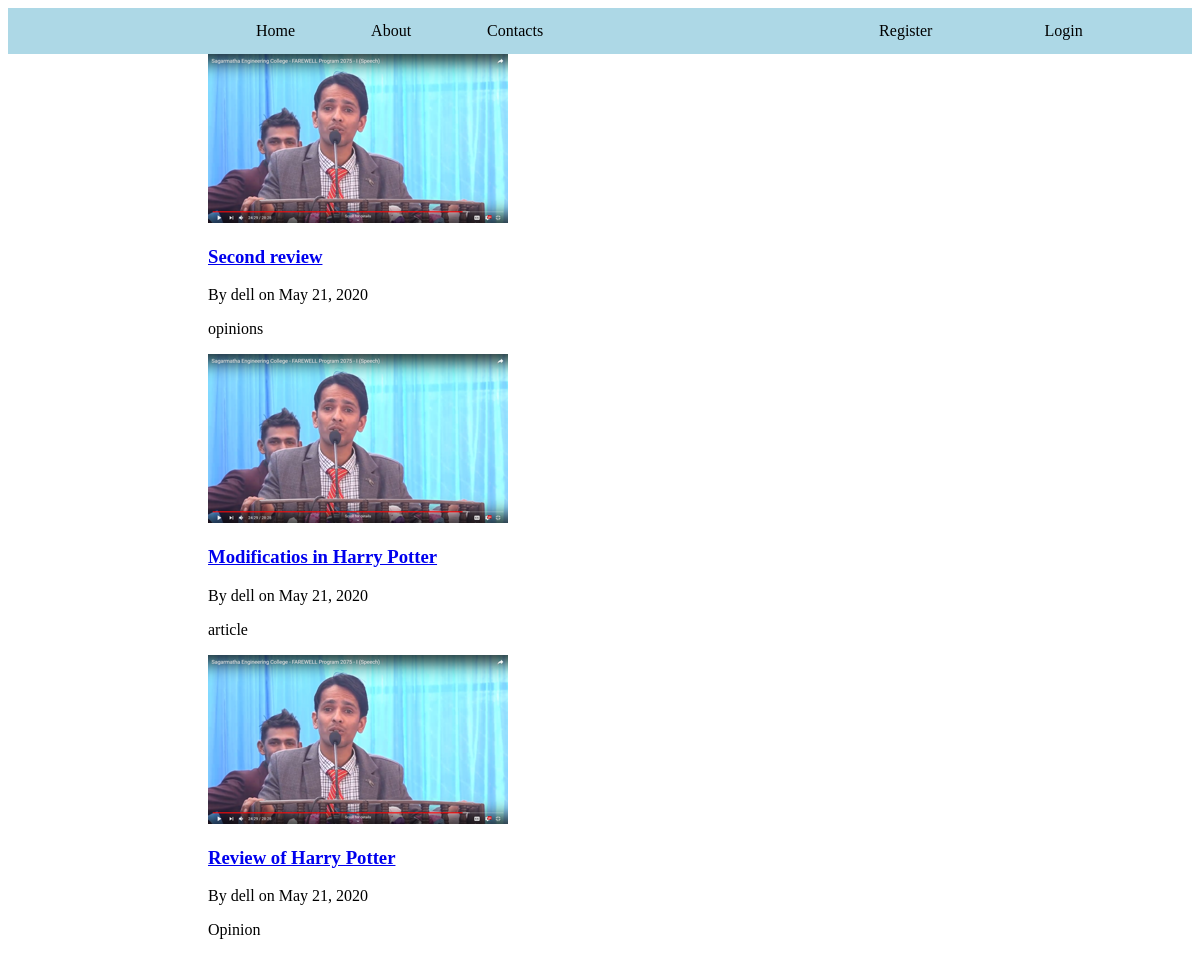
The page /myapp/ on the database its author committed.
### myapp/models.py (models this page shows, shortened)
class Post(models.Model):
	book_name = models.CharField(max_length=100)
	content = models.TextField()
	date = models.DateTimeField(default=timezone.now)
	writer = models.ForeignKey(User,on_delete=models.CASCADE)

### users/models.py (models this page shows, shortened)
class Profile(models.Model):
	user = models.OneToOneField(User, on_delete = models.CASCADE)
	image = models.ImageField(default = 'default.jpg', upload_to = 'profile_pics')

### myapp/views.py (the view)
# urls.py: path('',  PostListView.as_view() , name='myapp-home' ),
class PostListView(ListView):
	model = Post
	template_name = 'myapp/home.html'
	context_object_name = 'posts'
	ordering = ['-date']

### myapp/templates/myapp/home.html
{% extends "myapp/base.html" %}
{% block content%}
	{% for post in posts %}
		<img class = " rounded-circle" src="{{ post.writer.profile.image.url }}">
		<h3><a href="{% url 'post-detail' post.id %}">{{ post.book_name }}</a></h3>
		<p>By {{ post.writer }} on {{ post.date|date:"F d, Y" }}</p>
		<p>{{ post.content }}</p>
	{% endfor %}
{% endblock %}

### myapp/templates/myapp/base.html (shortened to what this page needs)
{% load static %}
<!DOCTYPE html>
<html>
<head>
	<link rel="stylesheet" type="text/css" href="{% static 'myapp/navigation.css' %}">
</head>
<body>
	<div class="navigation_bar">
		<ul>
			<li> <a href="{% url 'myapp-home' %}">Home </a> </li>
			<li>&nbsp;&nbsp;&nbsp;&nbsp;&nbsp;&nbsp;&nbsp;&nbsp;&nbsp;&nbsp;&nbsp;<a href="{% url 'myapp-about' %}"> About </a></li>
			<li>&nbsp;&nbsp;&nbsp;&nbsp;&nbsp;&nbsp;&nbsp;&nbsp;&nbsp;&nbsp;&nbsp;<a href="#"> Contacts </a></li>
			{% if user.is_authenticated %}
				<li>&nbsp;&nbsp;&nbsp;&nbsp;&nbsp;&nbsp;&nbsp;&nbsp;&nbsp;&nbsp;&nbsp;&nbsp;&nbsp;&nbsp;&nbsp;&nbsp;&nbsp;&nbsp;&nbsp;&nbsp;&nbsp;&nbsp;&nbsp;&nbsp;&nbsp;&nbsp;&nbsp;&nbsp;&nbsp;&nbsp;&nbsp;&nbsp;&nbsp;&nbsp;&nbsp;&nbsp;&nbsp;&nbsp;&nbsp;&nbsp;&nbsp;&nbsp;&nbsp;&nbsp;&nbsp;&nbsp;&nbsp;&nbsp;&nbsp;&nbsp;&nbsp;&nbsp;&nbsp;&nbsp;&nbsp;&nbsp;&nbsp;&nbsp;&nbsp;&nbsp;&nbsp;&nbsp;&nbsp;&nbsp;&nbsp;&nbsp;&nbsp;&nbsp;&nbsp;&nbsp;&nbsp;&nbsp;&nbsp;&nbsp;&nbsp;&nbsp;<a href="{% url 'profile' %}"> Profile </a></li>
				<li>&nbsp;&nbsp;&nbsp;&nbsp;&nbsp;&nbsp;&nbsp;&nbsp;&nbsp;&nbsp;&nbsp;&nbsp;&nbsp;&nbsp;&nbsp;&nbsp;&nbsp;&nbsp;&nbsp; <a href="{% url 'logout' %}"> Logout </a> </li>
			{% else %}
				<li><a href="{% url 'register' %}"> Register </a></li>
				<li>&nbsp;&nbsp;&nbsp;&nbsp;&nbsp;&nbsp;&nbsp;&nbsp;&nbsp;&nbsp;&nbsp;&nbsp;&nbsp;&nbsp;&nbsp;&nbsp;&nbsp;&nbsp;&nbsp; <a href="{% url 'login' %}"> Login </a> </li>
			{% endif %}
		</ul>
	</div>
	<div class="container">
		{% block content %} {% endblock %}
	</div>
</body>
</html>

### myapp/static/myapp/navigation.css (style rules this page uses)
.navigation_bar ul { list-style-type: none; background-color: lightblue; margin:0; padding:0; overflow:hidden; background-color: lightblue; }
.navigation_bar ul li { float:left; }
.navigation_bar ul li a { display: inline-block; color:black; text-align: center; padding:14px 16px; text-decoration:none; }
.container { margin-left: 200px; }

### rows shown on the page
Post: writer.profile.image (picture), book_name "Second review", writer "dell", date "May 21, 2020", content "opinions"
Post: writer.profile.image (picture), book_name "Modificatios in Harry Potter", writer "dell", date "May 21, 2020", content "article"
Post: writer.profile.image (picture), book_name "Review of Harry Potter", writer "dell", date "May 21, 2020", content "Opinion"
